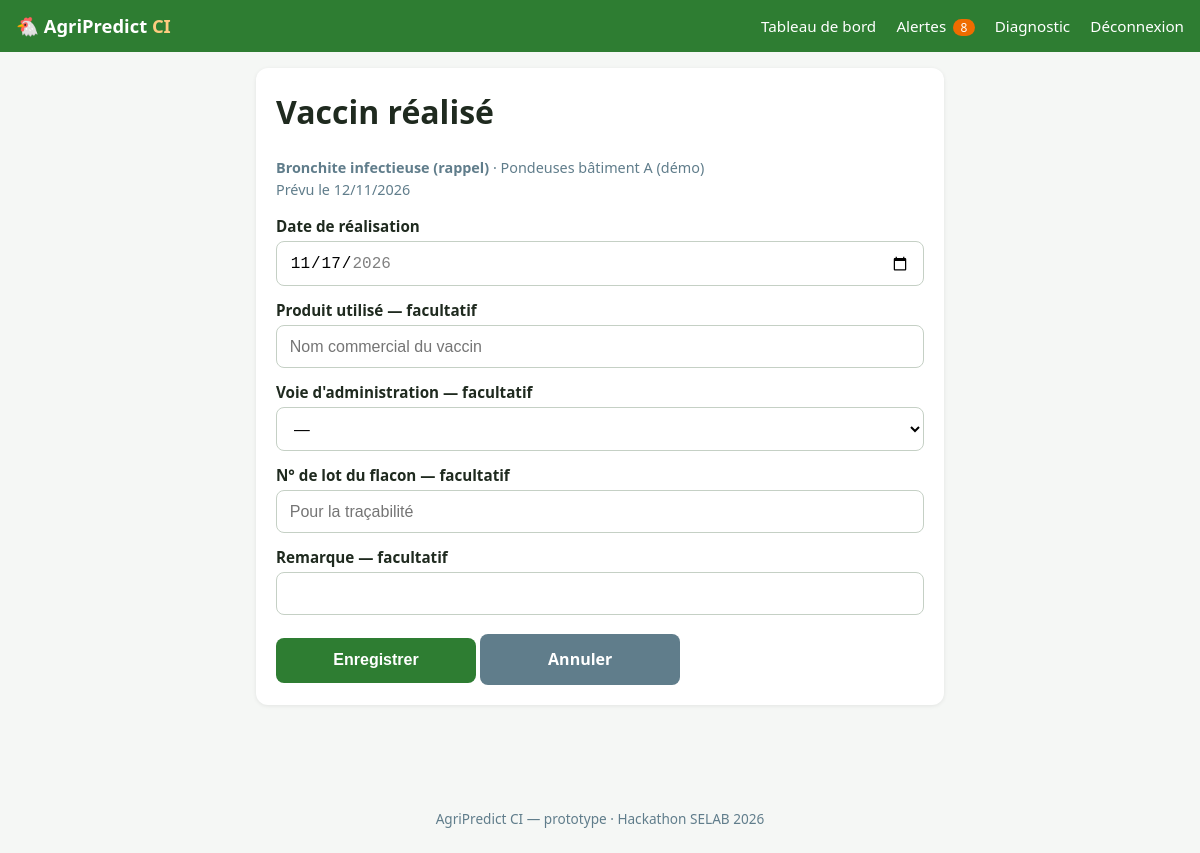
Page /vaccin_fait.php?id=28 (signed in) on the committed database.
### tables this page shows
CREATE TABLE `vaccinations` (
  `id` int(11) NOT NULL,
  `lot_id` int(11) NOT NULL,
  `nom` varchar(120) NOT NULL,
  `age_jour` int(11) DEFAULT NULL,
  `date_prevue` date NOT NULL,
  `statut` enum('prevu','fait') NOT NULL DEFAULT 'prevu',
  `date_realisee` date DEFAULT NULL,
  `produit` varchar(100) DEFAULT NULL,
  `voie` varchar(30) DEFAULT NULL,
  `numero_flacon` varchar(60) DEFAULT NULL,
  `remarque` varchar(255) DEFAULT NULL
);

CREATE TABLE `lots` (
  `id` int(11) NOT NULL,
  `elevage_id` int(11) NOT NULL,
  `nom` varchar(120) NOT NULL,
  `type_production` enum('chair','pondeuse') NOT NULL,
  `effectif_initial` int(11) NOT NULL,
  `date_arrivee` date NOT NULL,
  `date_fin` date DEFAULT NULL,
  `statut` enum('en_cours','termine') NOT NULL DEFAULT 'en_cours',
  `est_demo` tinyint(1) NOT NULL DEFAULT 0
);

### config/db.php (called while the page is built, shortened)
<?php
function db(): PDO {
    static $pdo = null;
    if ($pdo === null) {
        $pdo = new PDO(
            'mysql:host=' . DB_HOST . ';dbname=' . DB_NAME . ';charset=utf8mb4',
            DB_USER,
            DB_PASS,
            [
                PDO::ATTR_ERRMODE            => PDO::ERRMODE_EXCEPTION,
                PDO::ATTR_DEFAULT_FETCH_MODE => PDO::FETCH_ASSOC,
                PDO::ATTR_EMULATE_PREPARES   => false,
            ]
        );
    }
    return $pdo;
}

### includes/vaccins.php (called while the page is built, shortened)
<?php
require_once __DIR__ . '/lots.php';
function vaccin_autorise(int $id): ?array {
    $st = db()->prepare(
        'SELECT v.* FROM vaccinations v
         JOIN lots l ON l.id = v.lot_id
         JOIN elevages e ON e.id = l.elevage_id
         WHERE v.id = ? AND e.utilisateur_id = ?'
    );
    $st->execute([$id, $_SESSION['user_id'] ?? 0]);
    return $st->fetch() ?: null;
}

### includes/functions.php (called while the page is built, shortened)
<?php
require_once __DIR__ . '/../config/db.php';
function e(?string $s): string {
    return htmlspecialchars($s ?? '', ENT_QUOTES, 'UTF-8');
}

### includes/lots.php (called while the page is built, shortened)
<?php
require_once __DIR__ . '/functions.php';
function lot_autorise(int $id): ?array {
    $st = db()->prepare(
        'SELECT l.* FROM lots l
         JOIN elevages e ON e.id = l.elevage_id
         WHERE l.id = ? AND e.utilisateur_id = ?'
    );
    $st->execute([$id, $_SESSION['user_id'] ?? 0]);
    return $st->fetch() ?: null;
}

### vaccin_fait.php (the view, shortened to what this page needs)
<?php
require_once __DIR__ . '/includes/vaccins.php';
$vacc = vaccin_autorise((int)($_GET['id'] ?? $_POST['id'] ?? 0));
$lot  = $vacc ? lot_autorise((int)$vacc['lot_id']) : null;
$v = [
    'date'    => $vacc['date_realisee'] ?: date('Y-m-d'),
    'produit' => (string)$vacc['produit'],
    'voie'    => (string)$vacc['voie'],
    'flacon'  => (string)$vacc['numero_flacon'],
    'remarque' => (string)$vacc['remarque'],
];
require __DIR__ . '/includes/header.php';
?>
<div class="card">
    <h1>Vaccin réalisé</h1>
    <p class="muted">
        <strong><?= e($vacc['nom']) ?></strong> · <?= e($lot['nom']) ?><br>
        Prévu le <?= e(date('d/m/Y', strtotime($vacc['date_prevue']))) ?>
    </p>
    <form method="post">
        <label for="date">Date de réalisation</label>
        <input id="date" name="date" type="date" min="<?= e($lot['date_arrivee']) ?>" max="<?= date('Y-m-d') ?>" value="<?= e($v['date']) ?>" required>
        <label for="produit">Produit utilisé — facultatif</label>
        <input id="produit" name="produit" maxlength="100" value="<?= e($v['produit']) ?>" placeholder="Nom commercial du vaccin">
        <label for="voie">Voie d'administration — facultatif</label>
        <select id="voie" name="voie">
            <option value="">—</option>
        </select>
        <label for="flacon">N° de lot du flacon — facultatif</label>
        <input id="flacon" name="flacon" maxlength="60" value="<?= e($v['flacon']) ?>" placeholder="Pour la traçabilité">
        <label for="remarque">Remarque — facultatif</label>
        <input id="remarque" name="remarque" maxlength="255" value="<?= e($v['remarque']) ?>">
        <button class="btn" type="submit">Enregistrer</button>
        <a class="btn btn-secondaire" href="lot.php?id=<?= (int)$lot['id'] ?>#vaccins">Annuler</a>
    </form>
</div>
<?php require __DIR__ . '/includes/footer.php'; ?>

### assets/css/style.css (style rules this page uses)
:root { --vert: #2e7d32; --vert-fonce: #1b5e20; --vert-clair: #e8f5e9; --orange: #ef6c00; --rouge: #c62828; --gris: #607d8b; --fond: #f5f7f5; --carte: #ffffff; --texte: #1f2a1f; --rayon: 12px; }
* { box-sizing: border-box; }
body { margin: 0; font-family: system-ui, -apple-system, "Segoe UI", Roboto, sans-serif; background: var(--fond); color: var(--texte); line-height: 1.5; }
.card { background: var(--carte); border-radius: var(--rayon); padding: 1.25rem; margin-bottom: 1rem; box-shadow: 0 1px 4px rgba(0,0,0,.08); }
.card h1, .card h2 { margin-top: 0; }
label { display: block; margin: .8rem 0 .25rem; font-weight: 600; font-size: .95rem; }
input, select, textarea { width: 100%; padding: .7rem .8rem; border: 1px solid #c5d0c5; border-radius: 8px; font-size: 1rem; background: #fff; }
.btn { display: inline-block; width: 100%; margin-top: 1.2rem; padding: .85rem 1rem; border: 0; border-radius: 8px; background: var(--vert); color: #fff; font-size: 1rem; font-weight: 600; text-align: center; text-decoration: none; cursor: pointer; }
.btn-secondaire { background: var(--gris); }
.muted { color: var(--gris); font-size: .9rem; }
@media (min-width: 600px) { .btn { width: auto; min-width: 200px; } }

### rows in the picture
vaccinations: nom "Bronchite infectieuse (rappel)", date_prevue "12/11/2026"
lots: nom "Pondeuses bâtiment A (démo)"

### other values in the picture
$nbAlertes "8"
